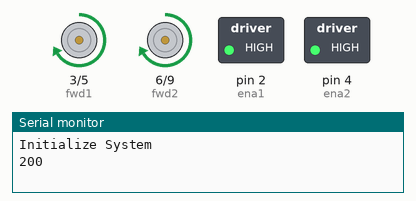
Simulated run of this sketch. Board: Arduino Uno, built with avr-gcc and run on an emulated ATmega328P. Parts: motor-driver pin pairs drawn as motors (green arrow = first pin HIGH = forward, orange = second pin HIGH = backward, longer = more drive), switched loads named in the sketch (green lamp = pin HIGH), the last lines printed to the serial monitor.

Above: at 0.2 s.
At 8.6 s:
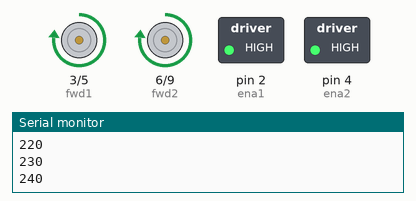
At 12.65 s:
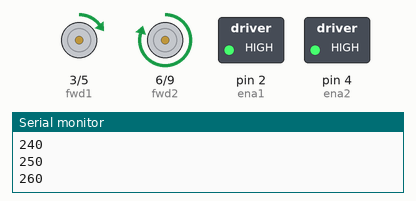
At 19.1 s:
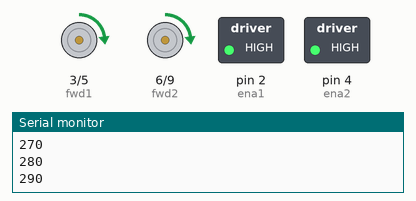
At 27.5 s:
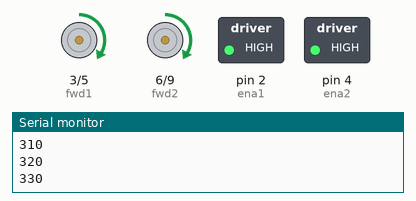
At 38.0 s:
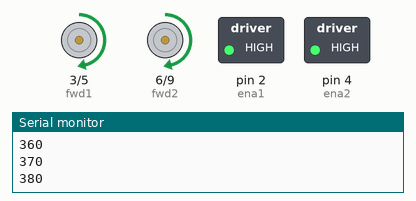
Timing chart, 0 to 40.0 s (numbered marks = the images above):
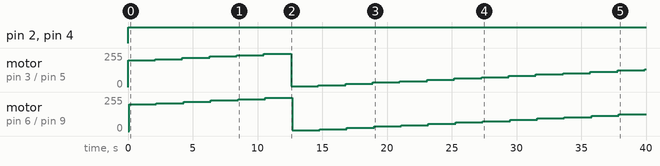

The sketch:

Moteur2.ino
```cpp
//Constants
#define nbL298N 2

//Parameters
const int ena1 = 2;
const int ena2 = 4;

const int fwd1 = 3;
const int bwd1 = 5;

const int fwd2 = 6;
const int bwd2 = 9;


//Variables
int Power = 400;
int D = 2000;

void setup() {
  //Init Serial USB
  Serial.begin(9600);
  Serial.println(F("Initialize System"));

  //Init DCmotor
  pinMode(ena1, OUTPUT);
  pinMode(fwd1, OUTPUT);
  pinMode(bwd1, OUTPUT);

  pinMode(ena2, OUTPUT);
  pinMode(fwd2, OUTPUT);
  pinMode(bwd2, OUTPUT);

}

void loop() {
  testL298N();
}

void testL298N() { /* function testL298N */
  ////Scenario to test H-Bridge
  //Forward
    digitalWrite(ena1, HIGH);
    digitalWrite(ena2, HIGH);

    analogWrite(bwd1, 0);
    analogWrite(bwd2, 0);

    for (int j = 200; j <= Power; j = j + 10) {
      Serial.println(j);
      analogWrite(fwd1, j);
      delay(100);
      analogWrite(fwd2, j);
      delay(D);
    }
    for (int j = Power; j >= 0; j = j - 10) {
      Serial.println(j);
      analogWrite(fwd1, j);
      delay(100);
      analogWrite(fwd2, j);
      delay(D);
    }
    delay(2000);


}
```

Measured:
- by itself, pin 2 (ena1), pin 4 (ena2): LOW → HIGH at 0.00 s
- by itself, motor on pin 3 (fwd1) / pin 5 (bwd1): stopped → forward 200/255 at 0.00 s, → forward 210/255 2.1 s later, → forward 220/255 2.1 s later, → forward 230/255 2.1 s later, … (20 changes in this stretch)
- by itself, motor on pin 6 (fwd2) / pin 9 (bwd2): stopped → forward 200/255 at 0.10 s, → forward 210/255 2.1 s later, → forward 220/255 2.1 s later, → forward 230/255 2.1 s later, … (19 changes in this stretch)
